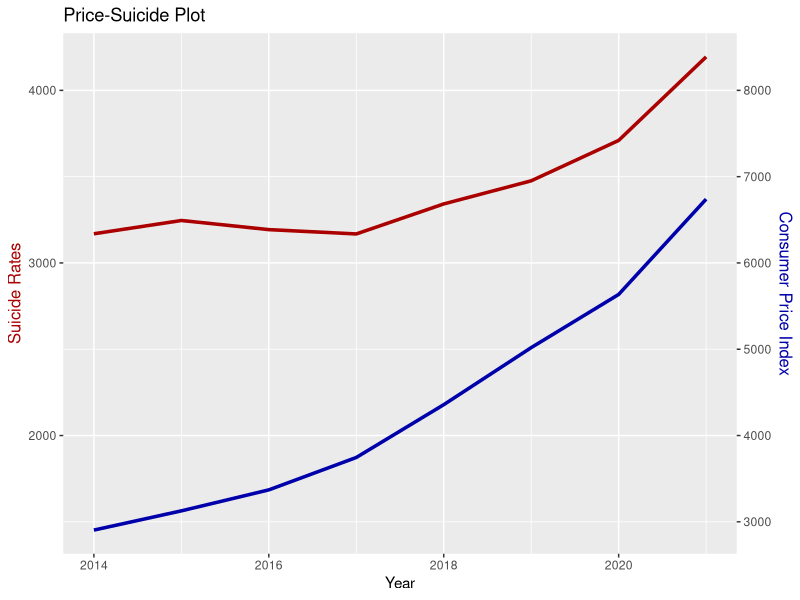
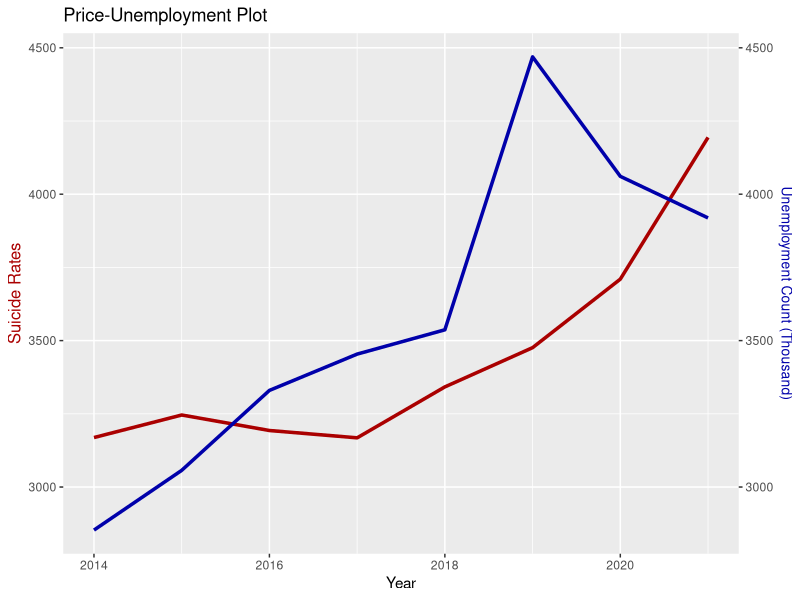

Here is the R script that generated these plots, in order:
## ---- chunk 1
knitr::opts_chunk$set(echo = TRUE)

library(dplyr)
library(readxl)
library(ggplot2)
  suicideData <- read_excel("suicide.xls", skip = 4)
  unemploymentData <- read_excel("unemployment.xls", skip = 6, col_names = c("Year","Count","Percentage"))
  priceIndex <- read_excel("inflation.xls", skip = 4, col_names = c("Year","January","February","March","April","May","June","July","August","September","October","November","December"))
## ---- chunk 2
  library(dplyr)
  #Unemployment Data
  unemploymentData <- unemploymentData |>
    slice(0:8)
  unemploymentData[8,1] = "2021"
  head(unemploymentData,2)
## ---- chunk 3
    #Consumer Price Index
    priceIndex <- priceIndex |>
    slice(12:19)|>
    mutate(across(2:last_col(), as.numeric))|>
    mutate(Total = rowSums(across(January:December)), .before = January)
## ---- chunk 4
    #Suicide data
    rows_to_read <- c(41,80,119,158,197,236,275,314)
    suicideData <- suicideData |>
    slice(rows_to_read)|>
    select(-c(1,2,3))|>
    mutate(Year = c(2021,2020,2019,2018,2017,2016,2015,2014), .before = Total)|>
    arrange(-dplyr::row_number())
## ---- chunk 5
ggplot() +
    geom_line(data=suicideData,aes(x=as.numeric(Year), y = as.numeric(Total)), color="#aa0000", linewidth=1.2) +
    geom_line(data=priceIndex, aes(x=as.numeric(Year),y=as.numeric(Total)/2), color="#0000aa", linewidth=1.2) +
    scale_y_continuous(
      name = "Suicide Rates",
      sec.axis = sec_axis(~.*2, name="Consumer Price Index")
    ) +
    theme(
      axis.title.y = element_text(color = "#aa0000", size=12),
      axis.title.y.right = element_text(color = "#0000aa", size=12)
    ) +
    labs(title="Price-Suicide Plot") + xlab("Year")
## ---- chunk 6
ggplot() +
  geom_line(data=suicideData,aes(x=as.numeric(Year), y = (as.numeric(Total))), color="#aa0000", linewidth=1.2) +
  geom_line(data=unemploymentData, aes(x=as.numeric(Year),y=as.numeric(Count)), color="#0000aa", linewidth=1.2) +
  scale_y_continuous(
    name = "Suicide Rates",
    sec.axis = sec_axis(~., name="Unemployment Count (Thousand)")
  ) +
  theme(
    axis.title.y = element_text(color = "#aa0000", size=12),
    axis.title.y.right = element_text(color = "#0000aa", size=10)
  ) + labs(title="Price-Unemployment Plot") + xlab("Year")
